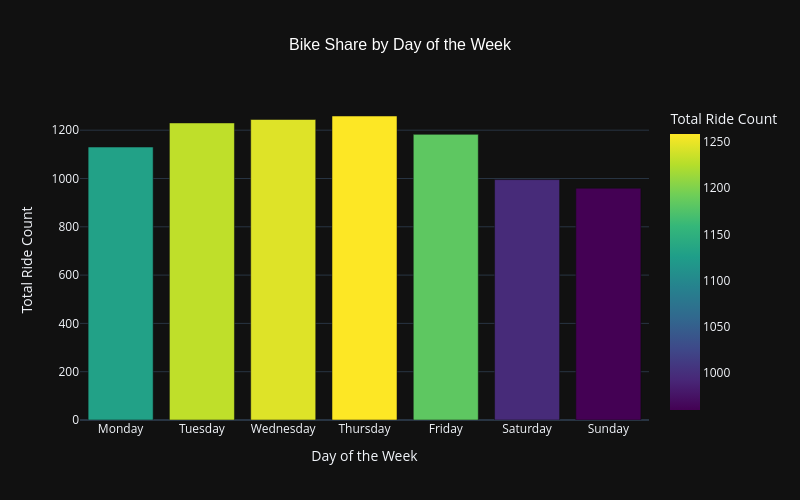

The cell this chart's notebook holds for it:
### Markdown cell above
<div class="alert alert-block alert-success">

### <span style=" color:red"> Plot bike shares by day of week.

- You may want to see whether it is a holiday or not
</span>

### Code cell
def create_interactive_bike_share_by_day(df):
    df['Day_of_Week'] = df['Datetime'].dt.strftime('%A')  

    bike_share_by_day = df.groupby('Day_of_Week')['Ride_Count'].mean().reset_index()

    bike_share_by_day['Day_of_Week'] = pd.Categorical(
        bike_share_by_day['Day_of_Week'],
        categories=['Monday', 'Tuesday', 'Wednesday', 'Thursday', 'Friday', 'Saturday', 'Sunday'],
        ordered=True
    )

    bike_share_by_day = bike_share_by_day.sort_values('Day_of_Week')

    fig = px.bar(
        bike_share_by_day,
        x='Day_of_Week',
        y='Ride_Count',
        title='Bike Share by Day of the Week',
        labels={'Day_of_Week': 'Day of the Week', 'Ride_Count': 'Total Ride Count'},
        color='Ride_Count',
        color_continuous_scale='Viridis',
        template='plotly_dark',  
        width=800,
        height=500
    )

    fig.update_layout(
        title_x=0.5,  
        title_font=dict(size=16, family="Arial", color="white"),
    )

    fig.show()

create_interactive_bike_share_by_day(df)

### Figure 1 — Plotly figure (JSON) as saved in the notebook; plotly's stock layout.template omitted (floating-point values rounded to 4 significant figures)
{"data": [{"alignmentgroup": "True", "hovertemplate": "Day of the Week=%{x}<br>Total Ride Count=%{marker.color}<extra></extra>", "legendgroup": "", "marker": {"color": [1130.0, 1230.0, 1244.0, 1259.0, 1183.0, 995.6, 959.6], "coloraxis": "coloraxis", "pattern": {"shape": ""}}, "name": "", "offsetgroup": "", "orientation": "v", "showlegend": false, "textposition": "auto", "type": "bar", "x": ["Monday", "Tuesday", "Wednesday", "Thursday", "Friday", "Saturday", "Sunday"], "xaxis": "x", "y": [1130.0, 1230.0, 1244.0, 1259.0, 1183.0, 995.6, 959.6], "yaxis": "y"}], "layout": {"barmode": "relative", "coloraxis": {"colorbar": {"title": {"text": "Total Ride Count"}}, "colorscale": [[0, "#440154"], [0.1111, "#482878"], [0.2222, "#3e4989"], [0.3333, "#31688e"], [0.4444, "#26828e"], [0.5556, "#1f9e89"], [0.6667, "#35b779"], [0.7778, "#6ece58"], [0.8889, "#b5de2b"], [1, "#fde725"]]}, "height": 500, "legend": {"tracegroupgap": 0}, "title": {"font": {"color": "white", "family": "Arial", "size": 16}, "text": "Bike Share by Day of the Week", "x": 0.5}, "width": 800, "xaxis": {"anchor": "y", "autorange": true, "domain": [0, 1], "range": [-0.5, 6.5], "title": {"text": "Day of the Week"}, "type": "category"}, "yaxis": {"anchor": "x", "autorange": true, "domain": [0, 1], "range": [0, 1325.0], "title": {"text": "Total Ride Count"}, "type": "linear"}}}
